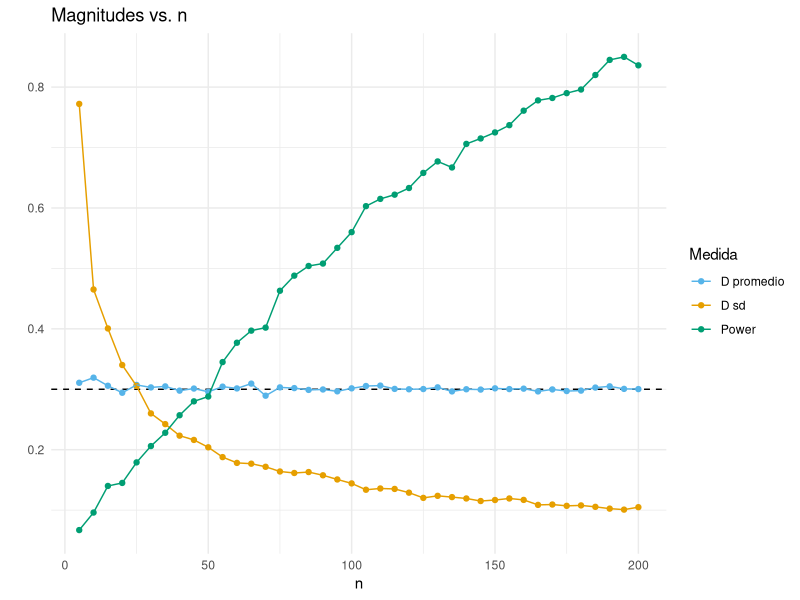

R code for this plot:
library(tidyverse)

# Vamos a asumir que tenemos un experimento con grupos independientes (between subject) y que la distribución
# de lo que estamos midiendo es normal. Por eso vamos a utiliza un t-test no pareado (test paramétrico).
set.seed(124)
alpha <- 0.05
d <- .3

# Los parámetros de ambas
sigma <- 1 # Asumamos igual varianza
mean1 <- 0
mean2 <- sigma * d

nmin <- 5
nmax <- 200
ns <- seq(nmin, nmax, 5)

nrep <- 1000
reps <- seq(1, nrep, 1)

p_exp <- array(0,dim=c(length(ns), nrep))
d_exp <- array(0,dim=c(length(ns), nrep))

p_exp <- expand.grid(rep = reps, n = ns)
p_exp$value <- 0
d_exp <- expand.grid(rep = reps, n = ns)
d_exp$value <- 0

for (n_i in ns) {
  cat(paste0("n = ", n_i, "\n"))
  for (rep_j in reps) {
    sample1 <- rnorm(n_i, mean = mean1, sd = sigma)
    sample2 <- rnorm(n_i, mean = mean2, sd = sigma)
      
    # Calculo el pvalue
    p_exp$value[(p_exp$n == n_i) & (p_exp$rep == rep_j)] <- t.test(sample1, sample2)$p.value
    
    # Calculo el effect size
    d_exp$value[(d_exp$n == n_i) & (d_exp$rep == rep_j)] <- 
                (mean(sample2) - mean(sample1))/(sqrt((sd(sample1)^2 + sd(sample2)^2)/2))
    
    
  }
}

decision_exp <- p_exp
decision_exp$value <- p_exp$value<0.05

d_exp.summ <- d_exp %>%
  group_by(n) %>%
  summarise(mean_d = mean(value),
            sd_d = sd(value))

decision_exp.summ <- decision_exp %>%
  group_by(n) %>%
  summarise(true = sum(value)/n())

plot_df <- merge(d_exp.summ, decision_exp.summ, by = "n") %>%
  gather(measure, value, mean_d:true)

cbPalette <- c( "#56B4E9", "#E69F00","#009E73", "#F0E442", "#0072B2", "#D55E00", "#CC79A7", "#999999")
theme_minimal()
fig.dvsn <- ggplot(plot_df, aes(x = n, y = value, colour = measure)) +
  geom_hline(yintercept = d, linetype = "dashed", colour = "black") + 
  geom_point() + 
  geom_line() +
  scale_color_manual(values = cbPalette, labels = c("D promedio", "D sd", "Power")) +
  labs(colour = "Medida",
       x = "n",
       y = "",
       title = "Magnitudes vs. n") +
  theme_minimal()
fig.dvsn

